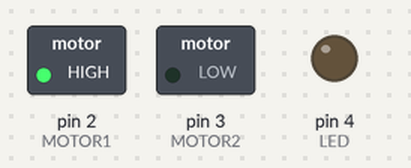
This sketch was run on a simulated Arduino Uno, built with avr-gcc and run on an emulated ATmega328P. Shown: switched loads named in the sketch (green lamp = pin HIGH), output pins drawn as LEDs (lit = HIGH).

Above: at 0.1 s.
At 4.6 s:
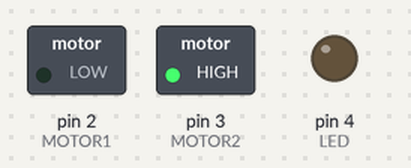
At 5.3 s:
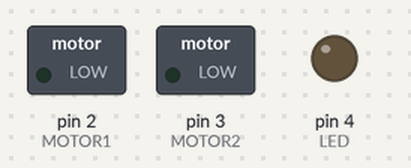
At 9.7 s:
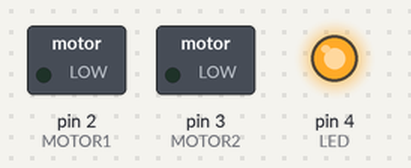
Timing chart, 0 to 11.2 s (numbered marks = the images above):
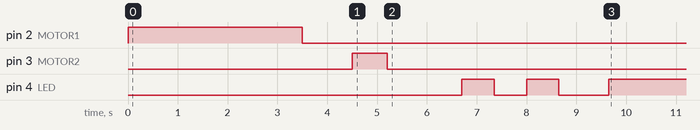

The sketch:

project26_MyFirstRobot.ino
```cpp
const int MOTOR1 = 2;
const int MOTOR2= 3;
const int LED= 4;

void setup() {
pinMode(MOTOR1, OUTPUT);
pinMode(MOTOR2, OUTPUT);
pinMode(LED, OUTPUT);

digitalWrite(MOTOR1, HIGH);
delay(3500);
digitalWrite(MOTOR1, LOW);
delay(1000);
digitalWrite(MOTOR2, HIGH);
delay(700);
digitalWrite (MOTOR2, LOW);
delay(1500);
digitalWrite (LED, HIGH);
delay(650);
digitalWrite (LED, LOW);
delay(650);
digitalWrite (LED, HIGH);
delay(650);
digitalWrite (LED, LOW);
delay(1000);
}
void loop() {

digitalWrite (LED, HIGH);
}
```

Measured:
- by itself, pin 4 (LED): HIGH → LOW at 7.4 s, → HIGH 0.65 s later, → LOW 0.65 s later, → HIGH 1.0 s later
